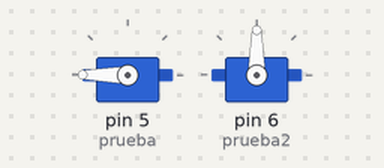
This sketch was run on a simulated Arduino Uno, built with avr-gcc and run on an emulated ATmega328P. Parts: 2 × servo.

Above: at 0.05 s.
At 4.0 s:
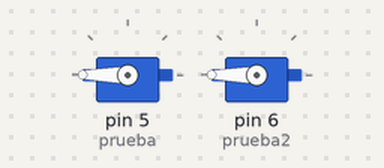
At 6.0 s:
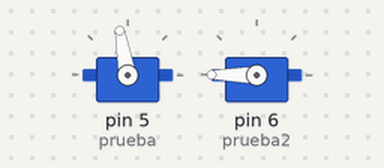
At 8.0 s:
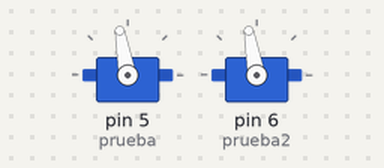
Timing chart, 0 to 10.4 s (numbered marks = the images above):
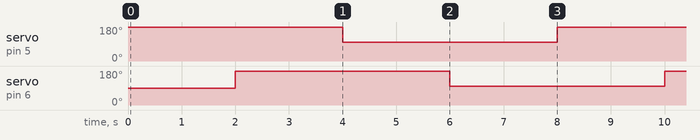

Measured:
- by itself, servo on pin 5 (prueba), servo on pin 6 (prueba2): alternates 180° for 4.0 s and 100° for 4.0 s

The sketch:

HombreArana.ino
```cpp
  #include <Servo.h>
  Servo prueba;
  Servo prueba2;

  void setup() {
    prueba.attach(5);
    prueba2.attach(6);
  }

  void loop() {
    prueba.write(180);
    delay(2000);
    prueba2.write(180);
    delay(2000);
    prueba.write(100);
    delay(2000);
    prueba2.write(100);
    delay(2000);
  }
```
